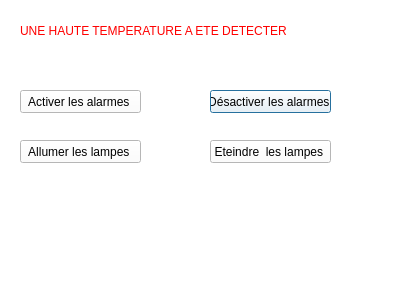
<?xml version="1.0" encoding="UTF-8"?>
<ui version="4.0">
 <class>Dialog</class>
 <widget class="QDialog" name="Dialog">
  <property name="geometry">
   <rect>
    <x>0</x>
    <y>0</y>
    <width>400</width>
    <height>300</height>
   </rect>
  </property>
  <property name="windowTitle">
   <string>Dialog</string>
  </property>
  <widget class="QWidget" name="widget" native="true">
   <property name="geometry">
    <rect>
     <x>0</x>
     <y>0</y>
     <width>401</width>
     <height>301</height>
    </rect>
   </property>
   <property name="styleSheet">
    <string notr="true">background-color: rgb(255, 255, 255);</string>
   </property>
   <widget class="QLabel" name="label">
    <property name="geometry">
     <rect>
      <x>20</x>
      <y>0</y>
      <width>361</width>
      <height>61</height>
     </rect>
    </property>
    <property name="styleSheet">
     <string notr="true">font: 75 12pt &quot;Tahoma&quot;;
color: rgb(255, 0, 0);</string>
    </property>
    <property name="text">
     <string>UNE HAUTE TEMPERATURE A ETE DETECTER</string>
    </property>
   </widget>
   <widget class="QLabel" name="label_2">
    <property name="geometry">
     <rect>
      <x>86</x>
      <y>192</y>
      <width>181</width>
      <height>31</height>
     </rect>
    </property>
    <property name="text">
     <string/>
    </property>
   </widget>
   <widget class="QPushButton" name="pushButton">
    <property name="geometry">
     <rect>
      <x>210</x>
      <y>90</y>
      <width>121</width>
      <height>23</height>
     </rect>
    </property>
    <property name="text">
     <string>Désactiver les alarmes </string>
    </property>
   </widget>
   <widget class="QPushButton" name="pushButton_2">
    <property name="geometry">
     <rect>
      <x>20</x>
      <y>90</y>
      <width>121</width>
      <height>23</height>
     </rect>
    </property>
    <property name="text">
     <string>Activer les alarmes </string>
    </property>
   </widget>
   <widget class="QPushButton" name="pushButton_3">
    <property name="geometry">
     <rect>
      <x>20</x>
      <y>140</y>
      <width>121</width>
      <height>23</height>
     </rect>
    </property>
    <property name="text">
     <string>Allumer les lampes </string>
    </property>
   </widget>
   <widget class="QPushButton" name="pushButton_4">
    <property name="geometry">
     <rect>
      <x>210</x>
      <y>140</y>
      <width>121</width>
      <height>23</height>
     </rect>
    </property>
    <property name="text">
     <string>Eteindre  les lampes </string>
    </property>
   </widget>
   <widget class="QLabel" name="label_3">
    <property name="geometry">
     <rect>
      <x>80</x>
      <y>240</y>
      <width>191</width>
      <height>31</height>
     </rect>
    </property>
    <property name="text">
     <string/>
    </property>
   </widget>
  </widget>
 </widget>
 <resources/>
 <connections/>
</ui>
